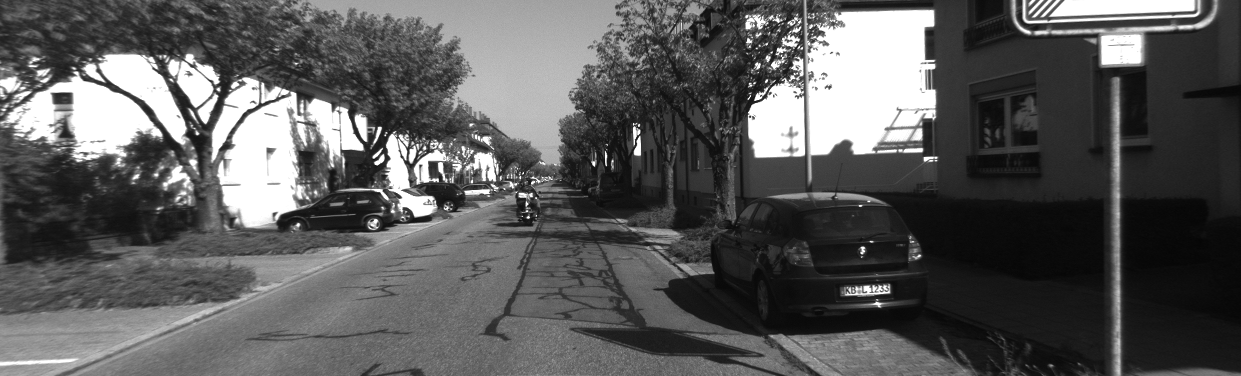
//> input picture Computer Vision, LiDAR processing, and Sensor Fusion for Autonomous Driving/5_4/000000.png, 1241 x 376 px
$ ./bev   (built with g++ and OpenCV 4)
//> lines starting //> are read from the running program, lines starting //| are printed output that depends on the picture
#include <opencv2/highgui.hpp>
#include <opencv2/opencv.hpp>

#include <iostream>

int main() {
  cv::Mat img_front = cv::imread("000000.png", cv::IMREAD_COLOR);
//> img_front is the input picture: 376 rows x 1241 cols, CV_8UC3; min 5, max 255, mean 90.3
  cv::Mat img_front_vis = img_front.clone();
  cv::Mat img_bev;

  cv::Point tl = {500, 200};
  cv::Point tr = {600, 200};
  cv::Point bl = {180, 330};
  cv::Point br = {750, 330};

  cv::circle(img_front_vis, tl, 5, cv::Scalar(0, 0, 255), 10);
  cv::circle(img_front_vis, tr, 5, cv::Scalar(0, 0, 255), 10);
  cv::circle(img_front_vis, bl, 5, cv::Scalar(0, 0, 255), 10);
  cv::circle(img_front_vis, br, 5, cv::Scalar(0, 0, 255), 10);
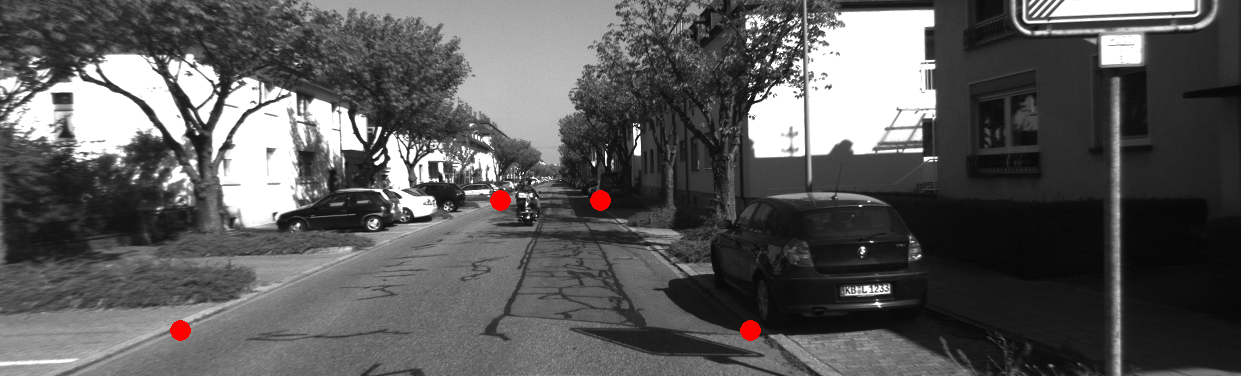
//> img_front_vis: 376 rows x 1241 cols, CV_8UC3; mean B, G, R 90.1, 90.1, 90.8

  cv::imshow("img_front_vis", img_front_vis);
  cv::waitKey(0);

  cv::Point target_tl = {0, 0};
  cv::Point target_tr = {640, 0};
  cv::Point target_bl = {0, 480};
  cv::Point target_br = {640, 480};

  std::vector<cv::Point2f> src_points = {tl, tr, bl, br};
  std::vector<cv::Point2f> dst_points = {target_tl, target_tr, target_bl,
                                         target_br};

  cv::Mat M = cv::getPerspectiveTransform(src_points, dst_points);

  cv::warpPerspective(img_front, img_bev, M, cv::Size(640, 480));
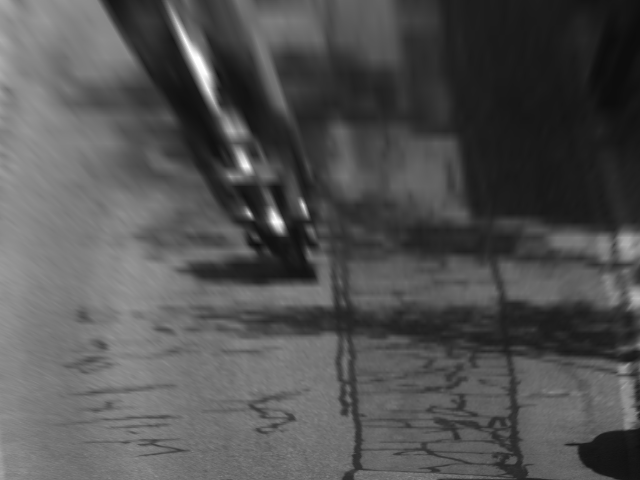
//> img_bev: 480 rows x 640 cols, CV_8UC3; min 12, max 255, mean 81.7

  cv::imshow("img_bev", img_bev);
  cv::waitKey(0);
}
